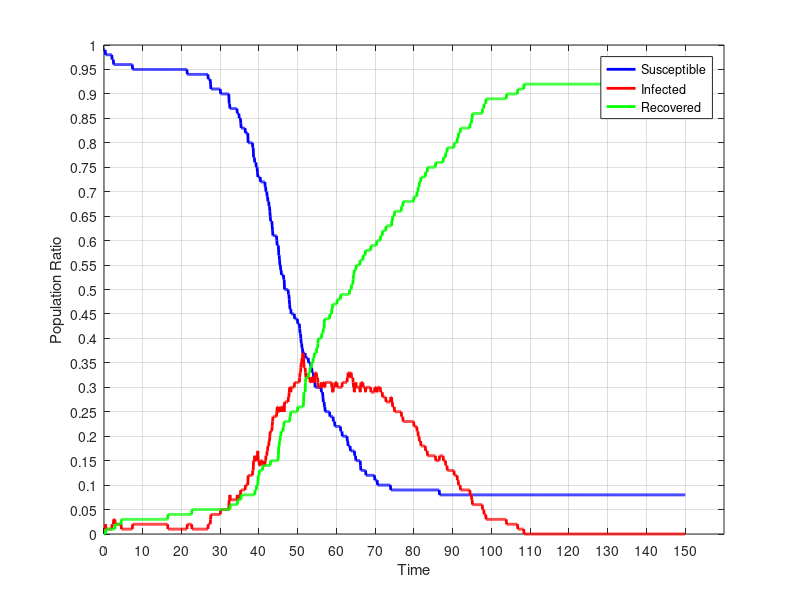

Write the MATLAB code that produced this figure.
dynamics = [
99.0,1.0,0.0;
99.0,1.0,0.0;
99.0,1.0,0.0;
99.0,1.0,0.0;
98.0,2.0,0.0;
98.0,1.0,1.0;
98.0,1.0,1.0;
98.0,1.0,1.0;
98.0,1.0,1.0;
98.0,1.0,1.0;
98.0,1.0,1.0;
98.0,1.0,1.0;
98.0,1.0,1.0;
98.0,1.0,1.0;
98.0,1.0,1.0;
98.0,1.0,1.0;
98.0,1.0,1.0;
98.0,1.0,1.0;
98.0,1.0,1.0;
98.0,1.0,1.0;
98.0,1.0,1.0;
97.0,2.0,1.0;
97.0,2.0,1.0;
97.0,2.0,1.0;
97.0,2.0,1.0;
96.0,3.0,1.0;
96.0,3.0,1.0;
96.0,3.0,1.0;
96.0,3.0,1.0;
96.0,2.0,2.0;
96.0,2.0,2.0;
96.0,2.0,2.0;
96.0,2.0,2.0;
96.0,2.0,2.0;
96.0,2.0,2.0;
96.0,2.0,2.0;
96.0,2.0,2.0;
96.0,2.0,2.0;
96.0,2.0,2.0;
96.0,2.0,2.0;
96.0,2.0,2.0;
96.0,2.0,2.0;
96.0,2.0,2.0;
96.0,2.0,2.0;
96.0,2.0,2.0;
96.0,1.0,3.0;
96.0,1.0,3.0;
96.0,1.0,3.0;
96.0,1.0,3.0;
96.0,1.0,3.0;
96.0,1.0,3.0;
96.0,1.0,3.0;
96.0,1.0,3.0;
96.0,1.0,3.0;
96.0,1.0,3.0;
96.0,1.0,3.0;
96.0,1.0,3.0;
96.0,1.0,3.0;
96.0,1.0,3.0;
96.0,1.0,3.0;
96.0,1.0,3.0;
96.0,1.0,3.0;
96.0,1.0,3.0;
96.0,1.0,3.0;
96.0,1.0,3.0;
96.0,1.0,3.0;
96.0,1.0,3.0;
96.0,1.0,3.0;
96.0,1.0,3.0;
96.0,1.0,3.0;
96.0,1.0,3.0;
96.0,1.0,3.0;
96.0,1.0,3.0;
96.0,1.0,3.0;
95.0,2.0,3.0;
95.0,2.0,3.0;
95.0,2.0,3.0;
95.0,2.0,3.0;
95.0,2.0,3.0;
95.0,2.0,3.0;
95.0,2.0,3.0;
95.0,2.0,3.0;
95.0,2.0,3.0;
95.0,2.0,3.0;
95.0,2.0,3.0;
95.0,2.0,3.0;
95.0,2.0,3.0;
95.0,2.0,3.0;
95.0,2.0,3.0;
95.0,2.0,3.0;
95.0,2.0,3.0;
95.0,2.0,3.0;
95.0,2.0,3.0;
95.0,2.0,3.0;
95.0,2.0,3.0;
95.0,2.0,3.0;
95.0,2.0,3.0;
95.0,2.0,3.0;
95.0,2.0,3.0;
95.0,2.0,3.0;
95.0,2.0,3.0;
95.0,2.0,3.0;
95.0,2.0,3.0;
95.0,2.0,3.0;
95.0,2.0,3.0;
95.0,2.0,3.0;
95.0,2.0,3.0;
95.0,2.0,3.0;
95.0,2.0,3.0;
95.0,2.0,3.0;
95.0,2.0,3.0;
95.0,2.0,3.0;
95.0,2.0,3.0;
95.0,2.0,3.0;
95.0,2.0,3.0;
95.0,2.0,3.0;
95.0,2.0,3.0;
95.0,2.0,3.0;
95.0,2.0,3.0;
95.0,2.0,3.0;
95.0,2.0,3.0;
95.0,2.0,3.0;
95.0,2.0,3.0;
95.0,2.0,3.0;
95.0,2.0,3.0;
95.0,2.0,3.0;
95.0,2.0,3.0;
95.0,2.0,3.0;
95.0,2.0,3.0;
95.0,2.0,3.0;
95.0,2.0,3.0;
95.0,2.0,3.0;
95.0,2.0,3.0;
95.0,2.0,3.0;
95.0,2.0,3.0;
95.0,2.0,3.0;
95.0,2.0,3.0;
95.0,2.0,3.0;
95.0,2.0,3.0;
95.0,2.0,3.0;
95.0,2.0,3.0;
95.0,2.0,3.0;
95.0,2.0,3.0;
95.0,2.0,3.0;
95.0,2.0,3.0;
95.0,2.0,3.0;
95.0,2.0,3.0;
95.0,2.0,3.0;
95.0,2.0,3.0;
95.0,2.0,3.0;
95.0,2.0,3.0;
95.0,2.0,3.0;
95.0,2.0,3.0;
95.0,2.0,3.0;
95.0,2.0,3.0;
95.0,2.0,3.0;
95.0,2.0,3.0;
95.0,2.0,3.0;
95.0,2.0,3.0;
95.0,2.0,3.0;
95.0,2.0,3.0;
95.0,2.0,3.0;
95.0,2.0,3.0;
95.0,2.0,3.0;
95.0,2.0,3.0;
95.0,1.0,4.0;
95.0,1.0,4.0;
95.0,1.0,4.0;
95.0,1.0,4.0;
95.0,1.0,4.0;
95.0,1.0,4.0;
95.0,1.0,4.0;
95.0,1.0,4.0;
95.0,1.0,4.0;
95.0,1.0,4.0;
95.0,1.0,4.0;
95.0,1.0,4.0;
95.0,1.0,4.0;
95.0,1.0,4.0;
95.0,1.0,4.0;
95.0,1.0,4.0;
95.0,1.0,4.0;
95.0,1.0,4.0;
95.0,1.0,4.0;
95.0,1.0,4.0;
95.0,1.0,4.0;
95.0,1.0,4.0;
95.0,1.0,4.0;
95.0,1.0,4.0;
95.0,1.0,4.0;
95.0,1.0,4.0;
95.0,1.0,4.0;
95.0,1.0,4.0;
95.0,1.0,4.0;
95.0,1.0,4.0;
95.0,1.0,4.0;
95.0,1.0,4.0;
95.0,1.0,4.0;
95.0,1.0,4.0;
95.0,1.0,4.0;
95.0,1.0,4.0;
95.0,1.0,4.0;
95.0,1.0,4.0;
95.0,1.0,4.0;
95.0,1.0,4.0;
95.0,1.0,4.0;
95.0,1.0,4.0;
95.0,1.0,4.0;
95.0,1.0,4.0;
95.0,1.0,4.0;
95.0,1.0,4.0;
95.0,1.0,4.0;
95.0,1.0,4.0;
95.0,1.0,4.0;
95.0,1.0,4.0;
94.0,2.0,4.0;
94.0,2.0,4.0;
94.0,2.0,4.0;
94.0,2.0,4.0;
94.0,2.0,4.0;
94.0,2.0,4.0;
94.0,2.0,4.0;
94.0,2.0,4.0;
94.0,2.0,4.0;
94.0,2.0,4.0;
94.0,2.0,4.0;
94.0,2.0,4.0;
94.0,1.0,5.0;
94.0,1.0,5.0;
94.0,1.0,5.0;
94.0,1.0,5.0;
94.0,1.0,5.0;
94.0,1.0,5.0;
94.0,1.0,5.0;
94.0,1.0,5.0;
94.0,1.0,5.0;
94.0,1.0,5.0;
94.0,1.0,5.0;
94.0,1.0,5.0;
94.0,1.0,5.0;
94.0,1.0,5.0;
94.0,1.0,5.0;
94.0,1.0,5.0;
94.0,1.0,5.0;
94.0,1.0,5.0;
94.0,1.0,5.0;
94.0,1.0,5.0;
94.0,1.0,5.0;
94.0,1.0,5.0;
94.0,1.0,5.0;
94.0,1.0,5.0;
94.0,1.0,5.0;
94.0,1.0,5.0;
94.0,1.0,5.0;
94.0,1.0,5.0;
94.0,1.0,5.0;
94.0,1.0,5.0;
94.0,1.0,5.0;
94.0,1.0,5.0;
94.0,1.0,5.0;
94.0,1.0,5.0;
94.0,1.0,5.0;
94.0,1.0,5.0;
94.0,1.0,5.0;
94.0,1.0,5.0;
94.0,1.0,5.0;
94.0,1.0,5.0;
94.0,1.0,5.0;
94.0,1.0,5.0;
93.0,2.0,5.0;
93.0,2.0,5.0;
93.0,2.0,5.0;
93.0,2.0,5.0;
93.0,2.0,5.0;
93.0,2.0,5.0;
92.0,3.0,5.0;
91.0,4.0,5.0;
91.0,4.0,5.0;
91.0,4.0,5.0;
91.0,4.0,5.0;
91.0,4.0,5.0;
91.0,4.0,5.0;
91.0,4.0,5.0;
91.0,4.0,5.0;
91.0,4.0,5.0;
91.0,4.0,5.0;
91.0,4.0,5.0;
91.0,4.0,5.0;
91.0,4.0,5.0;
91.0,4.0,5.0;
91.0,4.0,5.0;
91.0,4.0,5.0;
91.0,4.0,5.0;
91.0,4.0,5.0;
91.0,4.0,5.0;
91.0,4.0,5.0;
91.0,4.0,5.0;
91.0,4.0,5.0;
91.0,4.0,5.0;
91.0,4.0,5.0;
91.0,4.0,5.0;
90.0,5.0,5.0;
90.0,5.0,5.0;
90.0,5.0,5.0;
90.0,5.0,5.0;
90.0,5.0,5.0;
90.0,5.0,5.0;
90.0,5.0,5.0;
90.0,5.0,5.0;
90.0,5.0,5.0;
90.0,5.0,5.0;
90.0,5.0,5.0;
90.0,5.0,5.0;
90.0,5.0,5.0;
90.0,5.0,5.0;
90.0,5.0,5.0;
90.0,5.0,5.0;
90.0,5.0,5.0;
90.0,5.0,5.0;
90.0,5.0,5.0;
90.0,5.0,5.0;
90.0,5.0,5.0;
90.0,5.0,5.0;
88.0,7.0,5.0;
88.0,7.0,5.0;
87.0,8.0,5.0;
87.0,7.0,6.0;
87.0,7.0,6.0;
87.0,7.0,6.0;
87.0,7.0,6.0;
87.0,7.0,6.0;
87.0,7.0,6.0;
87.0,7.0,6.0;
87.0,7.0,6.0;
87.0,7.0,6.0;
87.0,7.0,6.0;
87.0,7.0,6.0;
87.0,7.0,6.0;
87.0,7.0,6.0;
87.0,7.0,6.0;
87.0,7.0,6.0;
87.0,7.0,6.0;
87.0,7.0,6.0;
87.0,7.0,6.0;
86.0,8.0,6.0;
86.0,7.0,7.0;
86.0,7.0,7.0;
86.0,7.0,7.0;
86.0,7.0,7.0;
85.0,8.0,7.0;
85.0,8.0,7.0;
85.0,8.0,7.0;
85.0,8.0,7.0;
84.0,9.0,7.0;
83.0,9.0,8.0;
83.0,9.0,8.0;
83.0,9.0,8.0;
83.0,9.0,8.0;
83.0,9.0,8.0;
83.0,9.0,8.0;
83.0,9.0,8.0;
83.0,9.0,8.0;
83.0,9.0,8.0;
83.0,9.0,8.0;
83.0,9.0,8.0;
82.0,10.0,8.0;
82.0,10.0,8.0;
82.0,10.0,8.0;
82.0,10.0,8.0;
82.0,10.0,8.0;
82.0,10.0,8.0;
82.0,10.0,8.0;
80.0,12.0,8.0;
80.0,12.0,8.0;
80.0,12.0,8.0;
80.0,12.0,8.0;
80.0,12.0,8.0;
80.0,12.0,8.0;
80.0,12.0,8.0;
80.0,12.0,8.0;
80.0,12.0,8.0;
80.0,12.0,8.0;
80.0,12.0,8.0;
80.0,12.0,8.0;
79.0,13.0,8.0;
79.0,13.0,8.0;
77.0,15.0,8.0;
77.0,15.0,8.0;
77.0,15.0,8.0;
76.0,16.0,8.0;
76.0,15.0,9.0;
76.0,15.0,9.0;
76.0,15.0,9.0;
75.0,16.0,9.0;
75.0,15.0,10.0;
75.0,15.0,10.0;
74.0,16.0,10.0;
73.0,17.0,10.0;
73.0,15.0,12.0;
73.0,15.0,12.0;
73.0,15.0,12.0;
73.0,14.0,13.0;
73.0,14.0,13.0;
73.0,14.0,13.0;
72.0,15.0,13.0;
72.0,15.0,13.0;
72.0,15.0,13.0;
72.0,15.0,13.0;
72.0,15.0,13.0;
72.0,15.0,13.0;
72.0,14.0,14.0;
72.0,14.0,14.0;
72.0,14.0,14.0;
72.0,14.0,14.0;
72.0,14.0,14.0;
72.0,14.0,14.0;
71.0,15.0,14.0;
71.0,15.0,14.0;
70.0,16.0,14.0;
70.0,16.0,14.0;
70.0,16.0,14.0;
69.0,17.0,14.0;
69.0,17.0,14.0;
68.0,18.0,14.0;
68.0,18.0,14.0;
68.0,18.0,14.0;
67.0,19.0,14.0;
67.0,19.0,14.0;
66.0,20.0,14.0;
65.0,21.0,14.0;
64.0,21.0,15.0;
64.0,21.0,15.0;
64.0,21.0,15.0;
64.0,21.0,15.0;
63.0,22.0,15.0;
62.0,23.0,15.0;
61.0,24.0,15.0;
61.0,24.0,15.0;
61.0,24.0,15.0;
61.0,24.0,15.0;
61.0,24.0,15.0;
61.0,24.0,15.0;
61.0,24.0,15.0;
61.0,24.0,15.0;
61.0,24.0,15.0;
61.0,24.0,15.0;
60.0,25.0,15.0;
59.0,26.0,15.0;
59.0,26.0,15.0;
59.0,26.0,15.0;
59.0,25.0,16.0;
57.0,25.0,18.0;
57.0,25.0,18.0;
56.0,25.0,19.0;
55.0,26.0,19.0;
55.0,25.0,20.0;
54.0,26.0,20.0;
54.0,25.0,21.0;
53.0,26.0,21.0;
53.0,26.0,21.0;
53.0,26.0,21.0;
53.0,26.0,21.0;
53.0,26.0,21.0;
53.0,25.0,22.0;
52.0,26.0,22.0;
52.0,25.0,23.0;
50.0,27.0,23.0;
50.0,27.0,23.0;
50.0,27.0,23.0;
50.0,27.0,23.0;
50.0,27.0,23.0;
50.0,27.0,23.0;
50.0,27.0,23.0;
50.0,27.0,23.0;
50.0,27.0,23.0;
50.0,27.0,23.0;
49.0,28.0,23.0;
49.0,28.0,23.0;
48.0,29.0,23.0;
47.0,30.0,23.0;
46.0,30.0,24.0;
46.0,30.0,24.0;
46.0,29.0,25.0;
45.0,30.0,25.0;
45.0,30.0,25.0;
45.0,30.0,25.0;
45.0,30.0,25.0;
45.0,30.0,25.0;
45.0,30.0,25.0;
45.0,30.0,25.0;
45.0,30.0,25.0;
45.0,30.0,25.0;
44.0,31.0,25.0;
44.0,31.0,25.0;
44.0,31.0,25.0;
44.0,31.0,25.0;
44.0,31.0,25.0;
44.0,31.0,25.0;
44.0,31.0,25.0;
44.0,31.0,25.0;
43.0,31.0,26.0;
43.0,31.0,26.0;
43.0,31.0,26.0;
43.0,31.0,26.0;
43.0,31.0,26.0;
42.0,32.0,26.0;
41.0,33.0,26.0;
41.0,33.0,26.0;
40.0,34.0,26.0;
39.0,35.0,26.0;
39.0,35.0,26.0;
38.0,36.0,26.0;
38.0,36.0,26.0;
37.0,37.0,26.0;
37.0,37.0,26.0;
37.0,36.0,27.0;
37.0,34.0,29.0;
37.0,34.0,29.0;
37.0,34.0,29.0;
37.0,34.0,29.0;
36.0,33.0,31.0;
36.0,32.0,32.0;
36.0,32.0,32.0;
36.0,32.0,32.0;
36.0,32.0,32.0;
36.0,32.0,32.0;
36.0,32.0,32.0;
36.0,32.0,32.0;
35.0,32.0,33.0;
35.0,32.0,33.0;
35.0,32.0,33.0;
35.0,32.0,33.0;
35.0,31.0,34.0;
35.0,31.0,34.0;
34.0,32.0,34.0;
34.0,32.0,34.0;
34.0,31.0,35.0;
33.0,32.0,35.0;
33.0,32.0,35.0;
33.0,32.0,35.0;
33.0,31.0,36.0;
32.0,32.0,36.0;
32.0,32.0,36.0;
32.0,31.0,37.0;
31.0,32.0,37.0;
30.0,33.0,37.0;
30.0,33.0,37.0;
30.0,33.0,37.0;
30.0,33.0,37.0;
30.0,32.0,38.0;
30.0,32.0,38.0;
30.0,32.0,38.0;
30.0,31.0,39.0;
30.0,30.0,40.0;
30.0,30.0,40.0;
30.0,30.0,40.0;
30.0,30.0,40.0;
30.0,30.0,40.0;
30.0,30.0,40.0;
30.0,30.0,40.0;
30.0,30.0,40.0;
29.0,31.0,40.0;
29.0,30.0,41.0;
29.0,30.0,41.0;
29.0,30.0,41.0;
28.0,31.0,41.0;
27.0,31.0,42.0;
27.0,31.0,42.0;
27.0,31.0,42.0;
26.0,30.0,44.0;
26.0,30.0,44.0;
25.0,31.0,44.0;
25.0,31.0,44.0;
25.0,31.0,44.0;
25.0,31.0,44.0;
25.0,31.0,44.0;
25.0,31.0,44.0;
25.0,31.0,44.0;
25.0,31.0,44.0;
25.0,31.0,44.0;
25.0,31.0,44.0;
25.0,31.0,44.0;
25.0,31.0,44.0;
24.0,31.0,45.0;
24.0,31.0,45.0;
24.0,31.0,45.0;
24.0,31.0,45.0;
24.0,31.0,45.0;
24.0,30.0,46.0;
24.0,30.0,46.0;
24.0,29.0,47.0;
24.0,29.0,47.0;
23.0,30.0,47.0;
23.0,30.0,47.0;
23.0,30.0,47.0;
23.0,30.0,47.0;
22.0,31.0,47.0;
22.0,31.0,47.0;
22.0,31.0,47.0;
22.0,31.0,47.0;
22.0,31.0,47.0;
22.0,31.0,47.0;
22.0,30.0,48.0;
22.0,30.0,48.0;
22.0,30.0,48.0;
22.0,30.0,48.0;
22.0,30.0,48.0;
22.0,30.0,48.0;
22.0,30.0,48.0;
22.0,30.0,48.0;
22.0,30.0,48.0;
21.0,30.0,49.0;
21.0,30.0,49.0;
21.0,30.0,49.0;
21.0,30.0,49.0;
20.0,31.0,49.0;
20.0,31.0,49.0;
20.0,31.0,49.0;
20.0,31.0,49.0;
20.0,31.0,49.0;
20.0,31.0,49.0;
20.0,31.0,49.0;
20.0,31.0,49.0;
20.0,31.0,49.0;
20.0,31.0,49.0;
20.0,31.0,49.0;
20.0,31.0,49.0;
20.0,31.0,49.0;
19.0,32.0,49.0;
19.0,32.0,49.0;
18.0,33.0,49.0;
18.0,33.0,49.0;
18.0,33.0,49.0;
18.0,33.0,49.0;
18.0,32.0,50.0;
18.0,32.0,50.0;
17.0,33.0,50.0;
17.0,33.0,50.0;
17.0,33.0,50.0;
17.0,32.0,51.0;
17.0,32.0,51.0;
17.0,32.0,51.0;
17.0,32.0,51.0;
17.0,31.0,52.0;
17.0,30.0,53.0;
17.0,30.0,53.0;
17.0,29.0,54.0;
16.0,30.0,54.0;
16.0,30.0,54.0;
16.0,30.0,54.0;
15.0,31.0,54.0;
15.0,30.0,55.0;
15.0,30.0,55.0;
15.0,30.0,55.0;
15.0,30.0,55.0;
15.0,30.0,55.0;
15.0,30.0,55.0;
15.0,30.0,55.0;
15.0,30.0,55.0;
15.0,30.0,55.0;
15.0,30.0,55.0;
15.0,29.0,56.0;
14.0,30.0,56.0;
13.0,31.0,56.0;
13.0,31.0,56.0;
13.0,31.0,56.0;
13.0,31.0,56.0;
13.0,31.0,56.0;
13.0,31.0,56.0;
13.0,30.0,57.0;
13.0,30.0,57.0;
13.0,30.0,57.0;
13.0,30.0,57.0;
13.0,30.0,57.0;
13.0,30.0,57.0;
13.0,29.0,58.0;
12.0,30.0,58.0;
12.0,30.0,58.0;
12.0,30.0,58.0;
12.0,30.0,58.0;
12.0,30.0,58.0;
12.0,30.0,58.0;
12.0,30.0,58.0;
12.0,30.0,58.0;
12.0,30.0,58.0;
12.0,30.0,58.0;
12.0,30.0,58.0;
12.0,30.0,58.0;
12.0,30.0,58.0;
12.0,29.0,59.0;
12.0,29.0,59.0;
12.0,29.0,59.0;
12.0,29.0,59.0;
12.0,29.0,59.0;
12.0,29.0,59.0;
12.0,29.0,59.0;
12.0,29.0,59.0;
12.0,29.0,59.0;
12.0,29.0,59.0;
11.0,30.0,59.0;
11.0,30.0,59.0;
11.0,30.0,59.0;
11.0,30.0,59.0;
11.0,30.0,59.0;
11.0,29.0,60.0;
11.0,29.0,60.0;
10.0,30.0,60.0;
10.0,30.0,60.0;
10.0,30.0,60.0;
10.0,30.0,60.0;
10.0,30.0,60.0;
10.0,30.0,60.0;
10.0,30.0,60.0;
10.0,30.0,60.0;
10.0,29.0,61.0;
10.0,29.0,61.0;
10.0,29.0,61.0;
10.0,29.0,61.0;
10.0,29.0,61.0;
10.0,28.0,62.0;
10.0,28.0,62.0;
10.0,28.0,62.0;
10.0,28.0,62.0;
10.0,28.0,62.0;
10.0,28.0,62.0;
10.0,28.0,62.0;
10.0,28.0,62.0;
10.0,28.0,62.0;
10.0,27.0,63.0;
10.0,27.0,63.0;
10.0,27.0,63.0;
10.0,27.0,63.0;
10.0,27.0,63.0;
10.0,27.0,63.0;
10.0,27.0,63.0;
10.0,27.0,63.0;
10.0,27.0,63.0;
10.0,27.0,63.0;
10.0,27.0,63.0;
10.0,27.0,63.0;
9.0,28.0,63.0;
9.0,28.0,63.0;
9.0,28.0,63.0;
9.0,27.0,64.0;
9.0,27.0,64.0;
9.0,26.0,65.0;
9.0,26.0,65.0;
9.0,26.0,65.0;
9.0,26.0,65.0;
9.0,26.0,65.0;
9.0,25.0,66.0;
9.0,25.0,66.0;
9.0,25.0,66.0;
9.0,25.0,66.0;
9.0,25.0,66.0;
9.0,25.0,66.0;
9.0,25.0,66.0;
9.0,25.0,66.0;
9.0,25.0,66.0;
9.0,25.0,66.0;
9.0,25.0,66.0;
9.0,25.0,66.0;
9.0,25.0,66.0;
9.0,25.0,66.0;
9.0,25.0,66.0;
9.0,25.0,66.0;
9.0,25.0,66.0;
9.0,25.0,66.0;
9.0,24.0,67.0;
9.0,24.0,67.0;
9.0,24.0,67.0;
9.0,24.0,67.0;
9.0,23.0,68.0;
9.0,23.0,68.0;
9.0,23.0,68.0;
9.0,23.0,68.0;
9.0,23.0,68.0;
9.0,23.0,68.0;
9.0,23.0,68.0;
9.0,23.0,68.0;
9.0,23.0,68.0;
9.0,23.0,68.0;
9.0,23.0,68.0;
9.0,23.0,68.0;
9.0,23.0,68.0;
9.0,23.0,68.0;
9.0,23.0,68.0;
9.0,23.0,68.0;
9.0,23.0,68.0;
9.0,23.0,68.0;
9.0,23.0,68.0;
9.0,23.0,68.0;
9.0,23.0,68.0;
9.0,23.0,68.0;
9.0,23.0,68.0;
9.0,23.0,68.0;
9.0,23.0,68.0;
9.0,23.0,68.0;
9.0,23.0,68.0;
9.0,23.0,68.0;
9.0,22.0,69.0;
9.0,22.0,69.0;
9.0,22.0,69.0;
9.0,22.0,69.0;
9.0,22.0,69.0;
9.0,22.0,69.0;
9.0,22.0,69.0;
9.0,22.0,69.0;
9.0,21.0,70.0;
9.0,21.0,70.0;
9.0,21.0,70.0;
9.0,20.0,71.0;
9.0,20.0,71.0;
9.0,20.0,71.0;
9.0,19.0,72.0;
9.0,19.0,72.0;
9.0,19.0,72.0;
9.0,19.0,72.0;
9.0,18.0,73.0;
9.0,18.0,73.0;
9.0,18.0,73.0;
9.0,18.0,73.0;
9.0,18.0,73.0;
9.0,18.0,73.0;
9.0,18.0,73.0;
9.0,18.0,73.0;
9.0,18.0,73.0;
9.0,18.0,73.0;
9.0,18.0,73.0;
9.0,18.0,73.0;
9.0,17.0,74.0;
9.0,17.0,74.0;
9.0,17.0,74.0;
9.0,17.0,74.0;
9.0,17.0,74.0;
9.0,16.0,75.0;
9.0,16.0,75.0;
9.0,16.0,75.0;
9.0,16.0,75.0;
9.0,16.0,75.0;
9.0,16.0,75.0;
9.0,16.0,75.0;
9.0,16.0,75.0;
9.0,16.0,75.0;
9.0,16.0,75.0;
9.0,16.0,75.0;
9.0,16.0,75.0;
9.0,16.0,75.0;
9.0,16.0,75.0;
9.0,16.0,75.0;
9.0,16.0,75.0;
9.0,16.0,75.0;
9.0,16.0,75.0;
9.0,16.0,75.0;
9.0,16.0,75.0;
9.0,16.0,75.0;
9.0,15.0,76.0;
9.0,15.0,76.0;
9.0,15.0,76.0;
9.0,15.0,76.0;
9.0,15.0,76.0;
9.0,15.0,76.0;
9.0,15.0,76.0;
9.0,15.0,76.0;
9.0,15.0,76.0;
9.0,15.0,76.0;
8.0,16.0,76.0;
8.0,16.0,76.0;
8.0,16.0,76.0;
8.0,16.0,76.0;
8.0,16.0,76.0;
8.0,16.0,76.0;
8.0,16.0,76.0;
8.0,16.0,76.0;
8.0,16.0,76.0;
8.0,16.0,76.0;
8.0,15.0,77.0;
8.0,15.0,77.0;
8.0,15.0,77.0;
8.0,15.0,77.0;
8.0,15.0,77.0;
8.0,15.0,77.0;
8.0,14.0,78.0;
8.0,14.0,78.0;
8.0,14.0,78.0;
8.0,14.0,78.0;
8.0,13.0,79.0;
8.0,13.0,79.0;
8.0,13.0,79.0;
8.0,13.0,79.0;
8.0,13.0,79.0;
8.0,13.0,79.0;
8.0,13.0,79.0;
8.0,13.0,79.0;
8.0,13.0,79.0;
8.0,13.0,79.0;
8.0,13.0,79.0;
8.0,13.0,79.0;
8.0,13.0,79.0;
8.0,13.0,79.0;
8.0,13.0,79.0;
8.0,13.0,79.0;
8.0,13.0,79.0;
8.0,13.0,79.0;
8.0,12.0,80.0;
8.0,12.0,80.0;
8.0,12.0,80.0;
8.0,12.0,80.0;
8.0,12.0,80.0;
8.0,12.0,80.0;
8.0,12.0,80.0;
8.0,12.0,80.0;
8.0,11.0,81.0;
8.0,11.0,81.0;
8.0,11.0,81.0;
8.0,10.0,82.0;
8.0,10.0,82.0;
8.0,10.0,82.0;
8.0,10.0,82.0;
8.0,10.0,82.0;
8.0,9.0,83.0;
8.0,9.0,83.0;
8.0,9.0,83.0;
8.0,9.0,83.0;
8.0,9.0,83.0;
8.0,9.0,83.0;
8.0,9.0,83.0;
8.0,9.0,83.0;
8.0,9.0,83.0;
8.0,9.0,83.0;
8.0,9.0,83.0;
8.0,9.0,83.0;
8.0,9.0,83.0;
8.0,9.0,83.0;
8.0,9.0,83.0;
8.0,9.0,83.0;
8.0,9.0,83.0;
8.0,9.0,83.0;
8.0,9.0,83.0;
8.0,9.0,83.0;
8.0,9.0,83.0;
8.0,9.0,83.0;
8.0,9.0,83.0;
8.0,9.0,83.0;
8.0,9.0,83.0;
8.0,8.0,84.0;
8.0,8.0,84.0;
8.0,8.0,84.0;
8.0,8.0,84.0;
8.0,7.0,85.0;
8.0,7.0,85.0;
8.0,6.0,86.0;
8.0,6.0,86.0;
8.0,6.0,86.0;
8.0,6.0,86.0;
8.0,6.0,86.0;
8.0,6.0,86.0;
8.0,6.0,86.0;
8.0,6.0,86.0;
8.0,6.0,86.0;
8.0,6.0,86.0;
8.0,6.0,86.0;
8.0,6.0,86.0;
8.0,6.0,86.0;
8.0,6.0,86.0;
8.0,6.0,86.0;
8.0,6.0,86.0;
8.0,6.0,86.0;
8.0,6.0,86.0;
8.0,6.0,86.0;
8.0,6.0,86.0;
8.0,6.0,86.0;
8.0,6.0,86.0;
8.0,6.0,86.0;
8.0,6.0,86.0;
8.0,6.0,86.0;
8.0,6.0,86.0;
8.0,5.0,87.0;
8.0,5.0,87.0;
8.0,5.0,87.0;
8.0,5.0,87.0;
8.0,4.0,88.0;
8.0,4.0,88.0;
8.0,4.0,88.0;
8.0,4.0,88.0;
8.0,4.0,88.0;
8.0,3.0,89.0;
8.0,3.0,89.0;
8.0,3.0,89.0;
8.0,3.0,89.0;
8.0,3.0,89.0;
8.0,3.0,89.0;
8.0,3.0,89.0;
8.0,3.0,89.0;
8.0,3.0,89.0;
8.0,3.0,89.0;
8.0,3.0,89.0;
8.0,3.0,89.0;
8.0,3.0,89.0;
8.0,3.0,89.0;
8.0,3.0,89.0;
8.0,3.0,89.0;
8.0,3.0,89.0;
8.0,3.0,89.0;
8.0,3.0,89.0;
8.0,3.0,89.0;
8.0,3.0,89.0;
8.0,3.0,89.0;
8.0,3.0,89.0;
8.0,3.0,89.0;
8.0,3.0,89.0;
8.0,3.0,89.0;
8.0,3.0,89.0;
8.0,3.0,89.0;
8.0,3.0,89.0;
8.0,3.0,89.0;
8.0,3.0,89.0;
8.0,3.0,89.0;
8.0,3.0,89.0;
8.0,3.0,89.0;
8.0,3.0,89.0;
8.0,3.0,89.0;
8.0,3.0,89.0;
8.0,3.0,89.0;
8.0,3.0,89.0;
8.0,3.0,89.0;
8.0,3.0,89.0;
8.0,3.0,89.0;
8.0,3.0,89.0;
8.0,3.0,89.0;
8.0,3.0,89.0;
8.0,3.0,89.0;
8.0,3.0,89.0;
8.0,3.0,89.0;
8.0,3.0,89.0;
8.0,3.0,89.0;
8.0,3.0,89.0;
8.0,3.0,89.0;
8.0,3.0,89.0;
8.0,2.0,90.0;
8.0,2.0,90.0;
8.0,2.0,90.0;
8.0,2.0,90.0;
8.0,2.0,90.0;
8.0,2.0,90.0;
8.0,2.0,90.0;
8.0,2.0,90.0;
8.0,2.0,90.0;
8.0,2.0,90.0;
8.0,2.0,90.0;
8.0,2.0,90.0;
8.0,2.0,90.0;
8.0,2.0,90.0;
8.0,2.0,90.0;
8.0,2.0,90.0;
8.0,2.0,90.0;
8.0,2.0,90.0;
8.0,2.0,90.0;
8.0,2.0,90.0;
8.0,2.0,90.0;
8.0,2.0,90.0;
8.0,2.0,90.0;
8.0,2.0,90.0;
8.0,2.0,90.0;
8.0,2.0,90.0;
8.0,2.0,90.0;
8.0,2.0,90.0;
8.0,2.0,90.0;
8.0,1.0,91.0;
8.0,1.0,91.0;
8.0,1.0,91.0;
8.0,1.0,91.0;
8.0,1.0,91.0;
8.0,1.0,91.0;
8.0,1.0,91.0;
8.0,1.0,91.0;
8.0,1.0,91.0;
8.0,1.0,91.0;
8.0,1.0,91.0;
8.0,1.0,91.0;
8.0,1.0,91.0;
8.0,1.0,91.0;
8.0,1.0,91.0;
8.0,1.0,91.0;
8.0,0.0,92.0;
8.0,0.0,92.0;
8.0,0.0,92.0;
8.0,0.0,92.0;
8.0,0.0,92.0;
8.0,0.0,92.0;
8.0,0.0,92.0;
8.0,0.0,92.0;
8.0,0.0,92.0;
8.0,0.0,92.0;
8.0,0.0,92.0;
8.0,0.0,92.0;
8.0,0.0,92.0;
8.0,0.0,92.0;
8.0,0.0,92.0;
8.0,0.0,92.0;
8.0,0.0,92.0;
8.0,0.0,92.0;
8.0,0.0,92.0;
8.0,0.0,92.0;
8.0,0.0,92.0;
8.0,0.0,92.0;
8.0,0.0,92.0;
8.0,0.0,92.0;
8.0,0.0,92.0;
8.0,0.0,92.0;
8.0,0.0,92.0;
8.0,0.0,92.0;
8.0,0.0,92.0;
8.0,0.0,92.0;
8.0,0.0,92.0;
8.0,0.0,92.0;
8.0,0.0,92.0;
8.0,0.0,92.0;
8.0,0.0,92.0;
8.0,0.0,92.0;
8.0,0.0,92.0;
8.0,0.0,92.0;
8.0,0.0,92.0;
8.0,0.0,92.0;
8.0,0.0,92.0;
8.0,0.0,92.0;
8.0,0.0,92.0;
8.0,0.0,92.0;
8.0,0.0,92.0;
8.0,0.0,92.0;
8.0,0.0,92.0;
8.0,0.0,92.0;
8.0,0.0,92.0;
8.0,0.0,92.0;
8.0,0.0,92.0;
8.0,0.0,92.0;
8.0,0.0,92.0;
8.0,0.0,92.0;
8.0,0.0,92.0;
8.0,0.0,92.0;
8.0,0.0,92.0;
8.0,0.0,92.0;
8.0,0.0,92.0;
8.0,0.0,92.0;
8.0,0.0,92.0;
8.0,0.0,92.0;
8.0,0.0,92.0;
8.0,0.0,92.0;
8.0,0.0,92.0;
8.0,0.0,92.0;
8.0,0.0,92.0;
8.0,0.0,92.0;
8.0,0.0,92.0;
8.0,0.0,92.0;
8.0,0.0,92.0;
8.0,0.0,92.0;
8.0,0.0,92.0;
8.0,0.0,92.0;
8.0,0.0,92.0;
8.0,0.0,92.0;
8.0,0.0,92.0;
8.0,0.0,92.0;
8.0,0.0,92.0;
8.0,0.0,92.0;
8.0,0.0,92.0;
8.0,0.0,92.0;
8.0,0.0,92.0;
8.0,0.0,92.0;
8.0,0.0,92.0;
8.0,0.0,92.0;
8.0,0.0,92.0;
8.0,0.0,92.0;
8.0,0.0,92.0;
8.0,0.0,92.0;
8.0,0.0,92.0;
8.0,0.0,92.0;
8.0,0.0,92.0;
8.0,0.0,92.0;
8.0,0.0,92.0;
8.0,0.0,92.0;
8.0,0.0,92.0;
8.0,0.0,92.0;
8.0,0.0,92.0;
8.0,0.0,92.0;
8.0,0.0,92.0;
8.0,0.0,92.0;
8.0,0.0,92.0;
8.0,0.0,92.0;
8.0,0.0,92.0;
8.0,0.0,92.0;
8.0,0.0,92.0;
8.0,0.0,92.0;
8.0,0.0,92.0;
8.0,0.0,92.0;
8.0,0.0,92.0;
8.0,0.0,92.0;
8.0,0.0,92.0;
8.0,0.0,92.0;
8.0,0.0,92.0;
8.0,0.0,92.0;
8.0,0.0,92.0;
8.0,0.0,92.0;
8.0,0.0,92.0;
8.0,0.0,92.0;
8.0,0.0,92.0;
8.0,0.0,92.0;
8.0,0.0,92.0;
8.0,0.0,92.0;
8.0,0.0,92.0;
8.0,0.0,92.0;
8.0,0.0,92.0;
8.0,0.0,92.0;
8.0,0.0,92.0;
8.0,0.0,92.0;
8.0,0.0,92.0;
8.0,0.0,92.0;
8.0,0.0,92.0;
8.0,0.0,92.0;
8.0,0.0,92.0;
8.0,0.0,92.0;
8.0,0.0,92.0;
8.0,0.0,92.0;
8.0,0.0,92.0;
8.0,0.0,92.0;
8.0,0.0,92.0;
8.0,0.0,92.0;
8.0,0.0,92.0;
8.0,0.0,92.0;
8.0,0.0,92.0;
8.0,0.0,92.0;
8.0,0.0,92.0;
8.0,0.0,92.0;
8.0,0.0,92.0;
8.0,0.0,92.0;
8.0,0.0,92.0;
8.0,0.0,92.0;
8.0,0.0,92.0;
8.0,0.0,92.0;
8.0,0.0,92.0;
8.0,0.0,92.0;
8.0,0.0,92.0;
8.0,0.0,92.0;
8.0,0.0,92.0;
8.0,0.0,92.0;
8.0,0.0,92.0;
8.0,0.0,92.0;
8.0,0.0,92.0;
8.0,0.0,92.0;
8.0,0.0,92.0;
8.0,0.0,92.0;
8.0,0.0,92.0;
8.0,0.0,92.0;
8.0,0.0,92.0;
8.0,0.0,92.0;
8.0,0.0,92.0;
8.0,0.0,92.0;
8.0,0.0,92.0;
8.0,0.0,92.0;
8.0,0.0,92.0;
8.0,0.0,92.0;
8.0,0.0,92.0;
8.0,0.0,92.0;
8.0,0.0,92.0;
8.0,0.0,92.0;
8.0,0.0,92.0;
8.0,0.0,92.0;
8.0,0.0,92.0;
8.0,0.0,92.0;
8.0,0.0,92.0;
8.0,0.0,92.0;
8.0,0.0,92.0;
8.0,0.0,92.0;
8.0,0.0,92.0;
8.0,0.0,92.0;
8.0,0.0,92.0;
8.0,0.0,92.0;
8.0,0.0,92.0;
8.0,0.0,92.0;
8.0,0.0,92.0;
8.0,0.0,92.0;
8.0,0.0,92.0;
8.0,0.0,92.0;
8.0,0.0,92.0;
8.0,0.0,92.0;
8.0,0.0,92.0;
8.0,0.0,92.0;
8.0,0.0,92.0;
8.0,0.0,92.0;
8.0,0.0,92.0;
8.0,0.0,92.0;
8.0,0.0,92.0;
8.0,0.0,92.0;
8.0,0.0,92.0;
8.0,0.0,92.0;
8.0,0.0,92.0;
8.0,0.0,92.0;
8.0,0.0,92.0;
8.0,0.0,92.0;
8.0,0.0,92.0;
8.0,0.0,92.0;
8.0,0.0,92.0;
8.0,0.0,92.0;
8.0,0.0,92.0;
8.0,0.0,92.0;
8.0,0.0,92.0;
8.0,0.0,92.0;
8.0,0.0,92.0;
8.0,0.0,92.0;
8.0,0.0,92.0;
8.0,0.0,92.0;
8.0,0.0,92.0;
8.0,0.0,92.0;
8.0,0.0,92.0;
8.0,0.0,92.0;
8.0,0.0,92.0;
8.0,0.0,92.0;
8.0,0.0,92.0;
8.0,0.0,92.0;
8.0,0.0,92.0;
8.0,0.0,92.0;
8.0,0.0,92.0;
8.0,0.0,92.0;
8.0,0.0,92.0;
8.0,0.0,92.0;
8.0,0.0,92.0;
8.0,0.0,92.0;
8.0,0.0,92.0;
8.0,0.0,92.0;
8.0,0.0,92.0;
8.0,0.0,92.0;
8.0,0.0,92.0;
8.0,0.0,92.0;
8.0,0.0,92.0;
8.0,0.0,92.0;
8.0,0.0,92.0;
8.0,0.0,92.0;
8.0,0.0,92.0;
8.0,0.0,92.0;
8.0,0.0,92.0;
8.0,0.0,92.0;
8.0,0.0,92.0;
8.0,0.0,92.0;
8.0,0.0,92.0;
8.0,0.0,92.0;
8.0,0.0,92.0;
8.0,0.0,92.0;
8.0,0.0,92.0;
8.0,0.0,92.0;
8.0,0.0,92.0;
8.0,0.0,92.0;
8.0,0.0,92.0;
8.0,0.0,92.0;
8.0,0.0,92.0;
8.0,0.0,92.0;
8.0,0.0,92.0;
8.0,0.0,92.0;
8.0,0.0,92.0;
8.0,0.0,92.0;
8.0,0.0,92.0;
8.0,0.0,92.0;
8.0,0.0,92.0;
8.0,0.0,92.0;
8.0,0.0,92.0;
8.0,0.0,92.0;
8.0,0.0,92.0;
8.0,0.0,92.0;
8.0,0.0,92.0;
8.0,0.0,92.0;
8.0,0.0,92.0;
8.0,0.0,92.0;
8.0,0.0,92.0;
8.0,0.0,92.0;
8.0,0.0,92.0;
8.0,0.0,92.0;
8.0,0.0,92.0;
8.0,0.0,92.0;
8.0,0.0,92.0;
8.0,0.0,92.0;
8.0,0.0,92.0;
8.0,0.0,92.0;
8.0,0.0,92.0;
8.0,0.0,92.0;
8.0,0.0,92.0;
8.0,0.0,92.0;
8.0,0.0,92.0;
8.0,0.0,92.0;
8.0,0.0,92.0;
8.0,0.0,92.0;
8.0,0.0,92.0;
8.0,0.0,92.0;
8.0,0.0,92.0;
8.0,0.0,92.0;
8.0,0.0,92.0;
8.0,0.0,92.0;
8.0,0.0,92.0;
8.0,0.0,92.0;
8.0,0.0,92.0;
8.0,0.0,92.0;
8.0,0.0,92.0;
8.0,0.0,92.0;
8.0,0.0,92.0;
8.0,0.0,92.0;
8.0,0.0,92.0;
8.0,0.0,92.0;
8.0,0.0,92.0;
8.0,0.0,92.0;
8.0,0.0,92.0;
8.0,0.0,92.0;
8.0,0.0,92.0;
8.0,0.0,92.0;
8.0,0.0,92.0;
8.0,0.0,92.0;
8.0,0.0,92.0;
8.0,0.0,92.0;
8.0,0.0,92.0;
8.0,0.0,92.0;
8.0,0.0,92.0;
8.0,0.0,92.0;
8.0,0.0,92.0;
8.0,0.0,92.0;
8.0,0.0,92.0;
8.0,0.0,92.0;
8.0,0.0,92.0;
8.0,0.0,92.0;
8.0,0.0,92.0;
8.0,0.0,92.0;
8.0,0.0,92.0;
8.0,0.0,92.0;
8.0,0.0,92.0;
8.0,0.0,92.0;
8.0,0.0,92.0;
8.0,0.0,92.0;
8.0,0.0,92.0;
8.0,0.0,92.0;
8.0,0.0,92.0;
8.0,0.0,92.0;
8.0,0.0,92.0;
8.0,0.0,92.0;
8.0,0.0,92.0;
8.0,0.0,92.0;
8.0,0.0,92.0;
8.0,0.0,92.0;
8.0,0.0,92.0;
8.0,0.0,92.0;
8.0,0.0,92.0;
8.0,0.0,92.0;
8.0,0.0,92.0;
8.0,0.0,92.0;
8.0,0.0,92.0;
8.0,0.0,92.0;
8.0,0.0,92.0;
8.0,0.0,92.0;
8.0,0.0,92.0;
8.0,0.0,92.0;
8.0,0.0,92.0;
8.0,0.0,92.0;
8.0,0.0,92.0;
8.0,0.0,92.0;
8.0,0.0,92.0;
8.0,0.0,92.0;
8.0,0.0,92.0;
8.0,0.0,92.0;
8.0,0.0,92.0;
8.0,0.0,92.0;
8.0,0.0,92.0;
8.0,0.0,92.0;
8.0,0.0,92.0;
8.0,0.0,92.0;
8.0,0.0,92.0;
8.0,0.0,92.0;
8.0,0.0,92.0;
8.0,0.0,92.0;
8.0,0.0,92.0;
8.0,0.0,92.0;
8.0,0.0,92.0;
8.0,0.0,92.0;
8.0,0.0,92.0;
8.0,0.0,92.0;
8.0,0.0,92.0;
8.0,0.0,92.0;
8.0,0.0,92.0;
8.0,0.0,92.0;
8.0,0.0,92.0;
8.0,0.0,92.0;
8.0,0.0,92.0;
8.0,0.0,92.0;
8.0,0.0,92.0;
8.0,0.0,92.0;
8.0,0.0,92.0;
8.0,0.0,92.0;
8.0,0.0,92.0;
8.0,0.0,92.0;
8.0,0.0,92.0;
8.0,0.0,92.0;
8.0,0.0,92.0;
8.0,0.0,92.0;
8.0,0.0,92.0;
8.0,0.0,92.0;
8.0,0.0,92.0;
8.0,0.0,92.0;
8.0,0.0,92.0;
];
susceptible = dynamics (:, 1);
infected = dynamics (:, 2);
recovered = dynamics (:, 3);
totalPopulation = susceptible(1) + infected(1) + recovered(1);
susceptibleRatio = susceptible ./ totalPopulation;
infectedRatio = infected ./ totalPopulation;
recoveredRatio = recovered ./ totalPopulation;
steps = length (susceptible);
indices = 0 : steps - 1;
time = 0 : (0.1) : steps - 1;
replications = 10;
figure
plot (indices, susceptibleRatio.', 'color', 'blue', 'linewidth', 2);
hold on
plot (indices, infectedRatio.', 'color', 'red', 'linewidth', 2);
hold on
plot (indices, recoveredRatio.', 'color', 'green', 'linewidth', 2);
set(gca,'YTick',0:0.05:1.0);
set(gca,'XTick', indices(1:100:end), 'xticklabel', time(1:100:end));
xlabel ('Time');
ylabel ('Population Ratio');
legend('Susceptible','Infected', 'Recovered');
grid on
